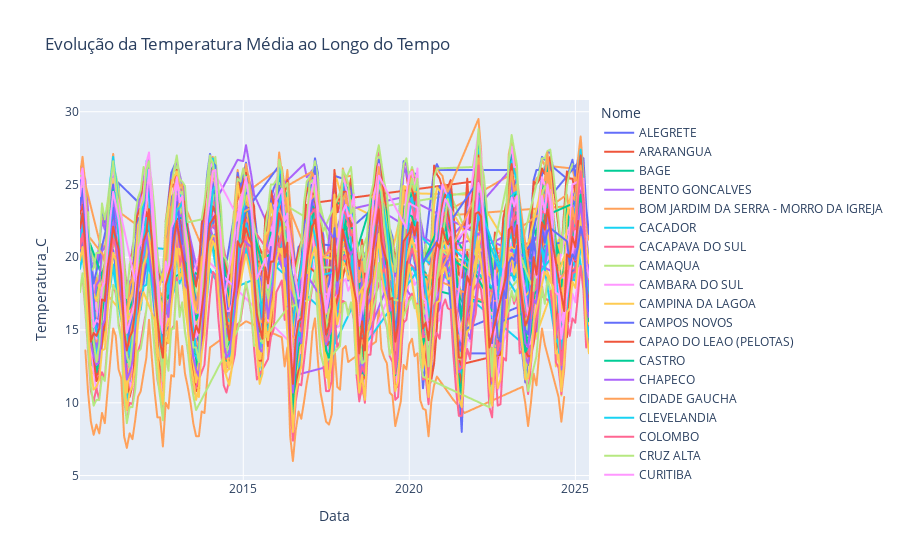

The cell this chart's notebook holds for it:
### Code cell
import plotly.express as px

fig = px.line(df_geral, x='Data', y='Temperatura_C', color='Nome',
              title='Evolução da Temperatura Média ao Longo do Tempo')
fig.show()
